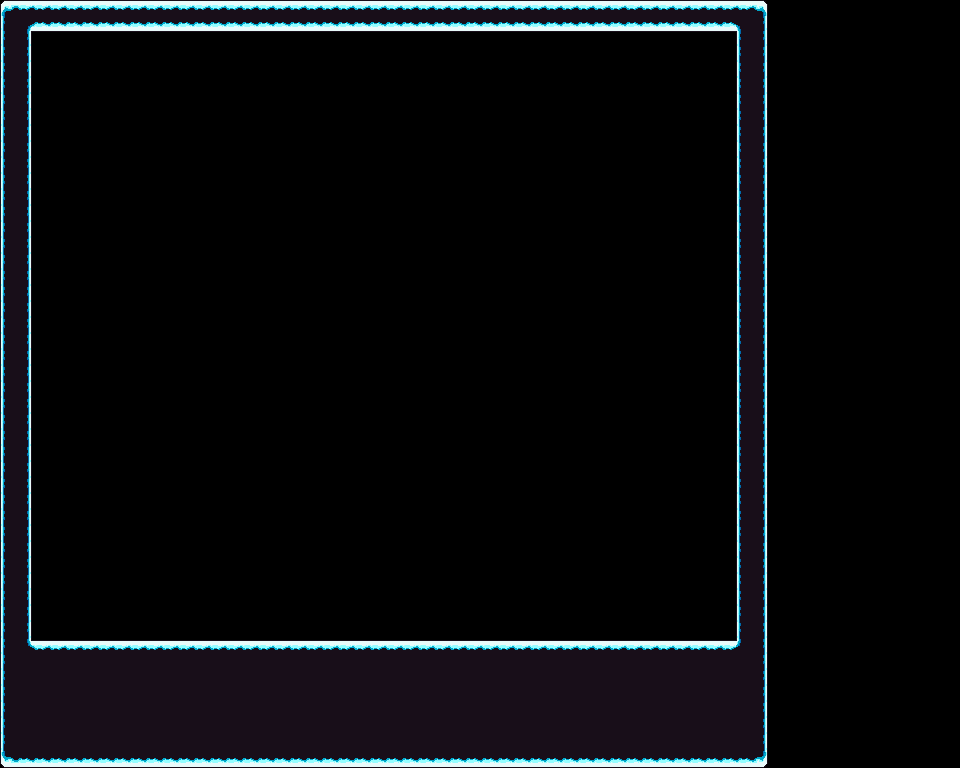

Below is a game level as drawn by its tile map, then a one-line description and the .tmx that defines it (tile-layer data replaced by summaries):
An orthogonal 60x48 tile map with 16x16 px tiles, 1 tile layer (Map), 2 tilesets and 1 object.

<map version="1.10" tiledversion="1.10.2" orientation="orthogonal" renderorder="right-down" width="60" height="48" tilewidth="16" tileheight="16" infinite="0" nextlayerid="4" nextobjectid="7">
 <tileset firstgid="1" source="../Editing/TileBase.tsx" />
 <tileset firstgid="257" source="../Winter.tsx" />
 <layer id="1" name="Map" width="60" height="48">
  <data>[2880 cells, 632 non-empty, 10 distinct tile ids]</data>
 </layer>
 <objectgroup id="3" name="Objects">
  <object id="6" x="64" y="592" width="32" height="48">
   <properties>
    <property name="unity:prefabReplace" value="BossRoomDoor" />
   </properties>
  </object>
 </objectgroup>
</map>
